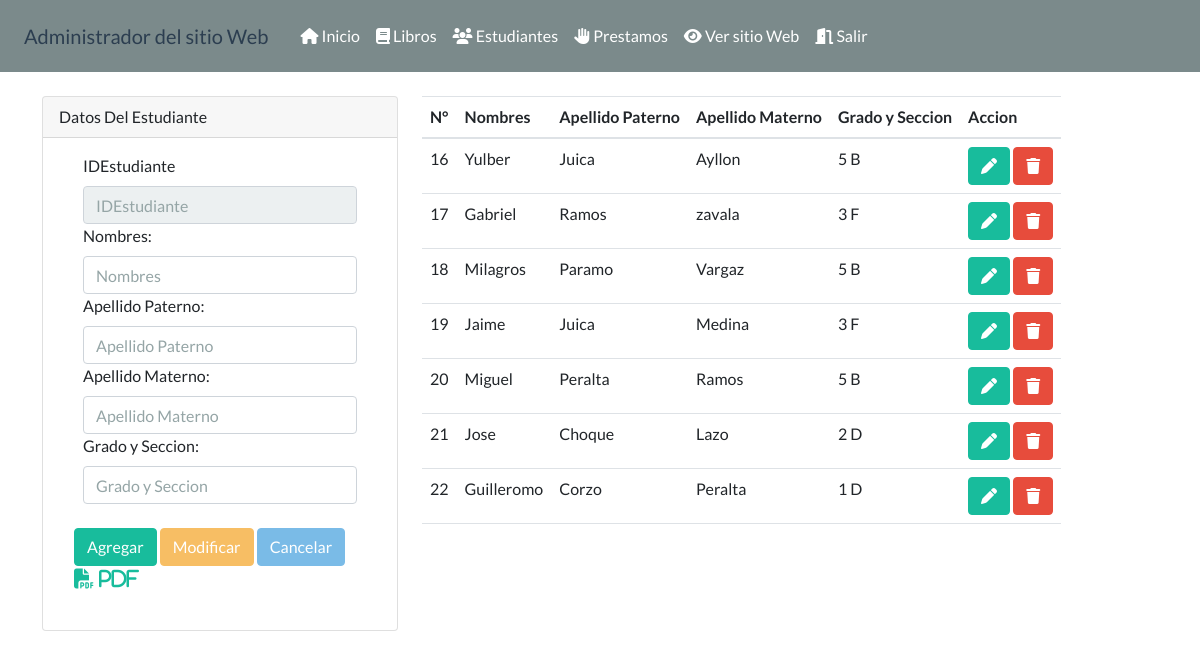
The page /administrador/seccion/estudiantes.php (signed in) on the database its author committed.
### tables this page shows
CREATE TABLE `estudiantes` (
  `IDEstudiante` int(11) NOT NULL,
  `Nombres` varchar(200) NOT NULL,
  `Apellidopat` varchar(200) NOT NULL,
  `Apellidomat` varchar(200) NOT NULL,
  `GradoSeccion` varchar(50) NOT NULL
);

### administrador/seccion/estudiantes.php (the view, shortened to what this page needs)
<?php include('../template/cabecera.php');?>
<?php
$txtIDEstudiante=(isset($_POST['txtIDEstudiante']))?$_POST['txtIDEstudiante']:"";
$txtNombres=(isset($_POST['txtNombres']))?$_POST['txtNombres']:"";
$txtApellidoPat=(isset($_POST['txtApellidoPat']))?$_POST['txtApellidoPat']:"";
$txtApellidoMat=(isset($_POST['txtApellidoMat']))?$_POST['txtApellidoMat']:"";
$txtGrado=(isset($_POST['txtGrado']))?$_POST['txtGrado']:"";
$action=(isset($_POST['action']))?$_POST['action']:"";
include('../config/bd.php');
    $sentenciaSQL = $conexion->prepare("SELECT * FROM estudiantes");
    $sentenciaSQL->execute();
    $listaEstudiantes = $sentenciaSQL->fetchAll(PDO::FETCH_ASSOC);
?>
<div class="col-md-4">
    <div class="card">
        <div class="card-header">
        Datos Del Estudiante
        </div>
            <div class="card-body">
            <form action="estudiantes.php" method="POST">
                <div class="container">
                        <label for="txtIDEstudiante">IDEstudiante</label>
                        <input type="text" class="form-control" required readonly  value="<?php echo$txtIDEstudiante;?>" name="txtIDEstudiante" id="txtIDEstudiante" placeholder="IDEstudiante">
                        <label for="txtNombres">Nombres:</label>
                        <input type="text" class="form-control"  value="<?php echo $txtNombres;?>" name="txtNombres" id="txtNombres" placeholder="Nombres">
                        <label for="txtApellidoPat">Apellido Paterno:</label>
                        <input type="text" class="form-control"  value="<?php echo $txtApellidoPat;?>" name="txtApellidoPat" id="txtApellidoPat" placeholder="Apellido Paterno">
                        <label for="txtApellidoMat">Apellido Materno:</label>
                        <input type="text" class="form-control"  value="<?php echo $txtApellidoMat;?>" name="txtApellidoMat" id="txtApellidoMat" placeholder="Apellido Materno">
                        <label for="txtGrado">Grado y Seccion:</label>
                        <input type="text" class="form-control"  value="<?php echo $txtGrado;?>" name="txtGrado" id="tetGrado" placeholder="Grado y Seccion">
                </div>
                <div class="col my-4" >
                    <button name="action" value="Add"   <?php echo ($action=="Select")?"disabled":""?> class="btn btn-success " type="submit">Agregar</button>
                    <button name="action" value="Modify" <?php echo ($action!="Select")?"disabled":""?> class="btn btn-warning " type="submit">Modificar</button>
                    <button name="action" value="Cancel"  <?php echo ($action!="Select")?"disabled":""?> class="btn btn-info" type="submit">Cancelar</button>
                    <a href="../reportes/students.php" target="_blank"><i class="fa fa-file-pdf fa-lg"> PDF</i></a>
                </div>
            </form>
        </div>
    </div>
</div>
<div class="col-md-8" id="table">
<table class="table table-hover table-responsive w-auto" id="table-estu">
    <thead>
        <tr>
            <th>N°</th>
            <th>Nombres</th>
            <th>Apellido Paterno</th>
            <th>Apellido Materno</th>
            <th>Grado y Seccion</th>
            <th>Accion</th>
        </tr>
    </thead>
    <tbody>
        <?php foreach($listaEstudiantes as $estudiantes){?>
        <tr>
            <td><?php echo $estudiantes['IDEstudiante']?></td>
            <td><?php echo $estudiantes['Nombres']?></td>
            <td><?php echo $estudiantes['Apellidopat']?></td>
            <td><?php echo $estudiantes['Apellidomat']?></td>
            <td><?php echo $estudiantes['GradoSeccion']?></td>
            <td>
                <form method="POST">
                    <button type="submit" name="action" value="Select" class="btn btn-success"><i class="fa fa-pen"></i></button>
                    <button type="submit" name="action" value="Delete" class="btn btn-danger"><i class="fa fa-trash"></i></button>
                </form>
            </td>
        </tr>
        <?php } ?>
    </tbody>
</table>
</div>
<?php include('../template/pie.php');?>

### rows shown on the page
estudiantes: IDEstudiante "16", Nombres "Yulber", Apellidopat "Juica", Apellidomat "Ayllon", GradoSeccion "5 B"
estudiantes: IDEstudiante "17", Nombres "Gabriel", Apellidopat "Ramos", Apellidomat "zavala", GradoSeccion "3 F"
estudiantes: IDEstudiante "18", Nombres "Milagros", Apellidopat "Paramo", Apellidomat "Vargaz", GradoSeccion "5 B"
estudiantes: IDEstudiante "19", Nombres "Jaime", Apellidopat "Juica", Apellidomat "Medina", GradoSeccion "3 F"
estudiantes: IDEstudiante "20", Nombres "Miguel", Apellidopat "Peralta", Apellidomat "Ramos", GradoSeccion "5 B"
estudiantes: IDEstudiante "21", Nombres "Jose", Apellidopat "Choque", Apellidomat "Lazo", GradoSeccion "2 D"
estudiantes: IDEstudiante "22", Nombres "Guilleromo", Apellidopat "Corzo", Apellidomat "Peralta", GradoSeccion "1 D"
